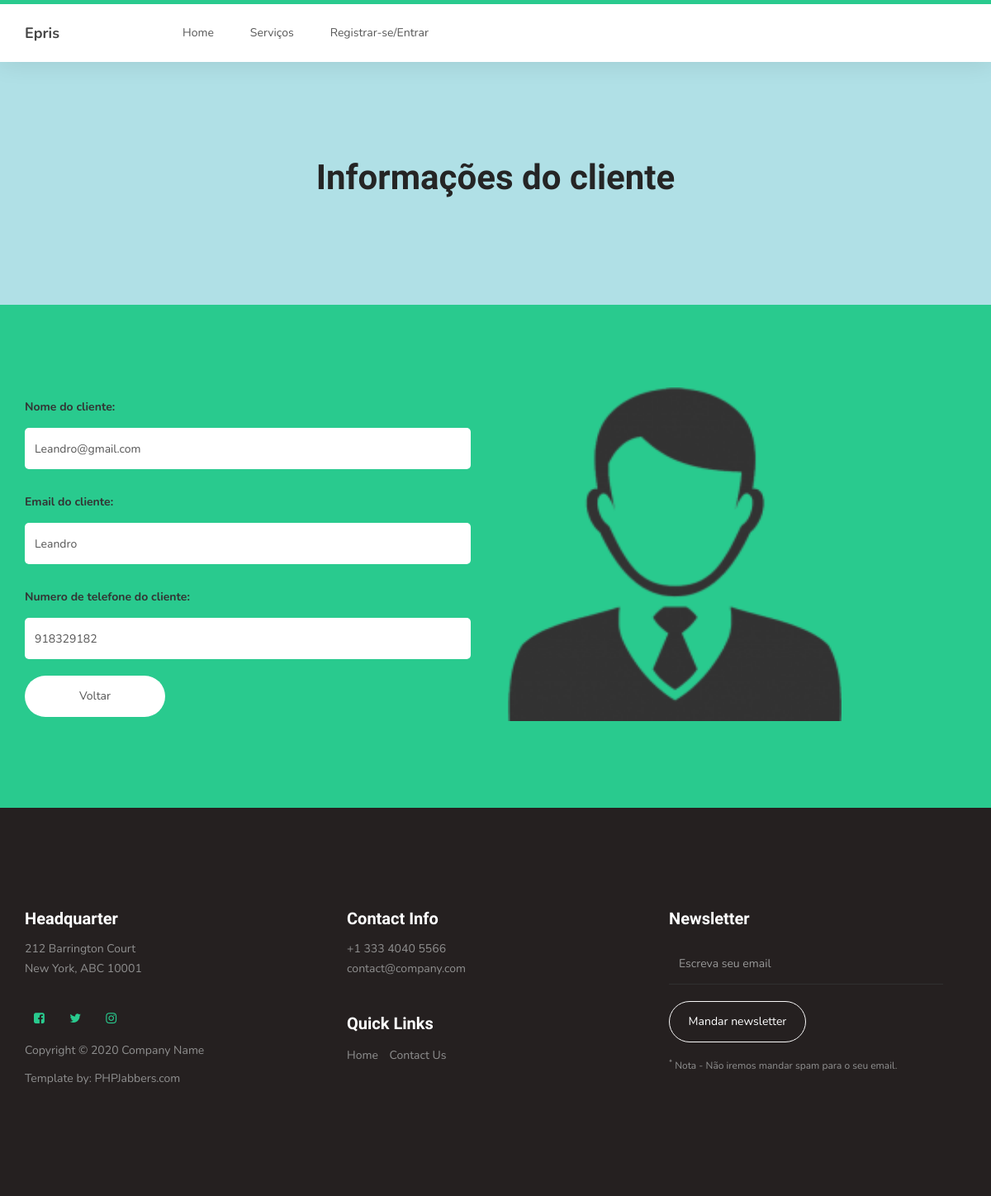
/perfilCliente.php?id=2, run on the app's committed database.
### tables this page shows
CREATE TABLE `utilizadores`  (
  `utilizadorId` int(11) NOT NULL AUTO_INCREMENT,
  `utilizadorNome` varchar(255) NOT NULL,
  `utilizadorTelefone` varchar(45) NOT NULL,
  `utilizadorEmail` varchar(255) NOT NULL,
  `utilizadorEstado` enum('pendente','ativo','inativo') NOT NULL DEFAULT 'pendente',
  `utilizadorUserId` int(11) NOT NULL,
  `utilizadorPontos` int(11) NOT NULL,
  PRIMARY KEY (`utilizadorId`) USING BTREE,
  INDEX `fk_utilizadores_users1_idx`(`utilizadorUserId`) USING BTREE,
  CONSTRAINT `fk_utilizadores_users1` FOREIGN KEY (`utilizadorUserId`) REFERENCES `users` (`userId`) ON DELETE NO ACTION ON UPDATE NO ACTION
);

### perfilCliente.php (the view, shortened to what this page needs)
<?php
include_once("includes/body.inc.php");
$id=intval($_GET['id']);
$sql="select * from utilizadores where utilizadorId =".$id;
$result=mysqli_query($con,$sql);
$dados=mysqli_fetch_array($result);
?>
    <section style="background-color: powderblue">
        <div class="container">
            <div class="text-center">
                <h1>Informações do cliente</h1>
                <br>
            </div>
        </div>
    </section>
    <section id="contact">
        <div class="container">
            <div class="row">
                <div class="col-md-6 col-sm-12">
                    <form id="contact-form" role="form" action="pedidos.php" method="post">
                        <div class="col-md-12 col-sm-12">
                            <label>Nome do cliente:</label>
                            <input type="email" class="form-control" value="<?php echo $dados['utilizadorEmail']?>" name="email" required><br>
                            <label>Email do cliente:</label>
                            <input type="text" class="form-control" value="<?php echo $dados['utilizadorNome']?>" name="nome" required><br>
                            <label>Numero de telefone do cliente:</label>
                            <input type="text" value="<?php echo $dados['utilizadorTelefone']?>" class="form-control" name="telefone" required>
                        </div>
                        <div class="col-md-4 col-sm-12">
                            <input type="submit" class="form-control" name="send message" value="Voltar">
                        </div>
                    </form>
                </div>
                <div class="col-md-6 col-sm-12">
                    <div class="contact-image">
                        <img src="images/perfil.png" style="height: 404px; width: 404px" class="img-responsive">
                    </div>
                </div>
            </div>
        </div>
    </section>

### css/style.css (style rules this page uses)
body { background: #ffffff; font-family: 'Nunito', sans-serif; overflow-x: hidden; padding-top: 70px; }
h1,h2,h3,h4,h5,h6 { font-family: 'Muli', sans-serif; font-weight: bold; line-height: inherit; }
h1 { color: #252525; font-size: 3em; line-height: normal; }
html { -webkit-font-smoothing: antialiased; }
a, input, button, .form-control { -webkit-transition: 0.5s; transition: 0.5s; }
section { position: relative; padding: 100px 0; }
#contact { background: #29ca8e; }
#contact-form { padding: 1em 0; }
#contact-form .col-md-12, #contact-form .col-md-4 { padding-left: 0; }
.form .form-control, #contact-form .form-control { border: 0; border-radius: 5px; box-shadow: none; margin: 10px 0; }
#contact-form input { height: 50px; }
#contact-form input[type='submit'] { border-radius: 50px; border: 1px solid transparent; }
section, .section-background .item, .section-background .courses-thumb, .section-background .team-thumb, main > section:nth-child(even) .item, main > section:nth-child(even) .courses-thumb, main > section:nth-child(even) .team-thumb, main > section { background: #fff; }

### data on the page
utilizadores: email "Leandro@gmail.com", nome "Leandro", telefone "918329182"
